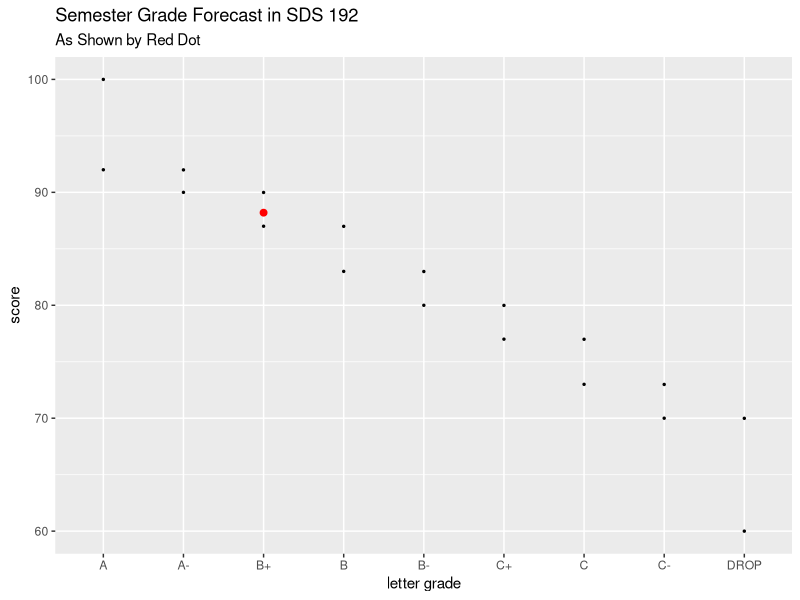

Write the R code that produced this figure.
## ---- chunk 1
knitr::opts_chunk$set(echo = TRUE)
## ---- chunk 2
library(tidyverse)

#build the calculator and input your data in "scores"
SDS_grades <- tibble(
  coursework = c("MT1", "MT2", "MP1", "MP2", "MP3", "FP", "Pset", "ENGMNT"),
  weight = c(0.15, 0.20, 0.05, 0.10, 0.15, 0.20, 0.10, 0.05),
  scores = c(80, 95, 100, 90, 78, 90, 85, 100)) %>%
  summarize(sem_grade= sum(weight * scores)) %>%
  mutate(letter_grade= ifelse(sem_grade>92,"A",
                              ifelse(sem_grade<=92 & sem_grade>=90, "A-",
                                     ifelse(sem_grade<90 & sem_grade>=87, "B+",
                                            ifelse(sem_grade<87 & sem_grade>=83, "B",
                                                   ifelse(sem_grade<83 & sem_grade>=80, "B-",
                                                          ifelse(sem_grade<80 & sem_grade>=77, "C+",
                                                                 ifelse(sem_grade<77 & sem_grade>=73, "C",
                                                                    ifelse(sem_grade<73 & sem_grade>=70, "C-",
                                                                    ifelse(sem_grade<70 & sem_grade>=50, "DROP SDS 192"))))))))))

SDS_grades
## ---- chunk 3
#import scale file
library(readxl)
grade_calc<-read_xlsx("data/README.xlsx")

#reorder x axis
grade_calc$letter_grade <- as.character(grade_calc$letter_grade)
grade_calc$letter_grade <- factor(grade_calc$letter_grade, levels=unique(grade_calc$letter_grade))
## ---- chunk 4
library(ggplot2)

ggplot() +
  geom_point(grade_calc, mapping=aes(x= letter_grade, y = high_score), size=0.5) +
  geom_point(grade_calc, mapping=aes(x= letter_grade, y= low_score), size=0.5) +
  geom_point(SDS_grades, mapping = aes(x=letter_grade, y=sem_grade), color="red", size= 2) +
  labs(
    title = "Semester Grade Forecast in SDS 192",
    subtitle = "As Shown by Red Dot",
    y="score",
    x= "letter grade")
